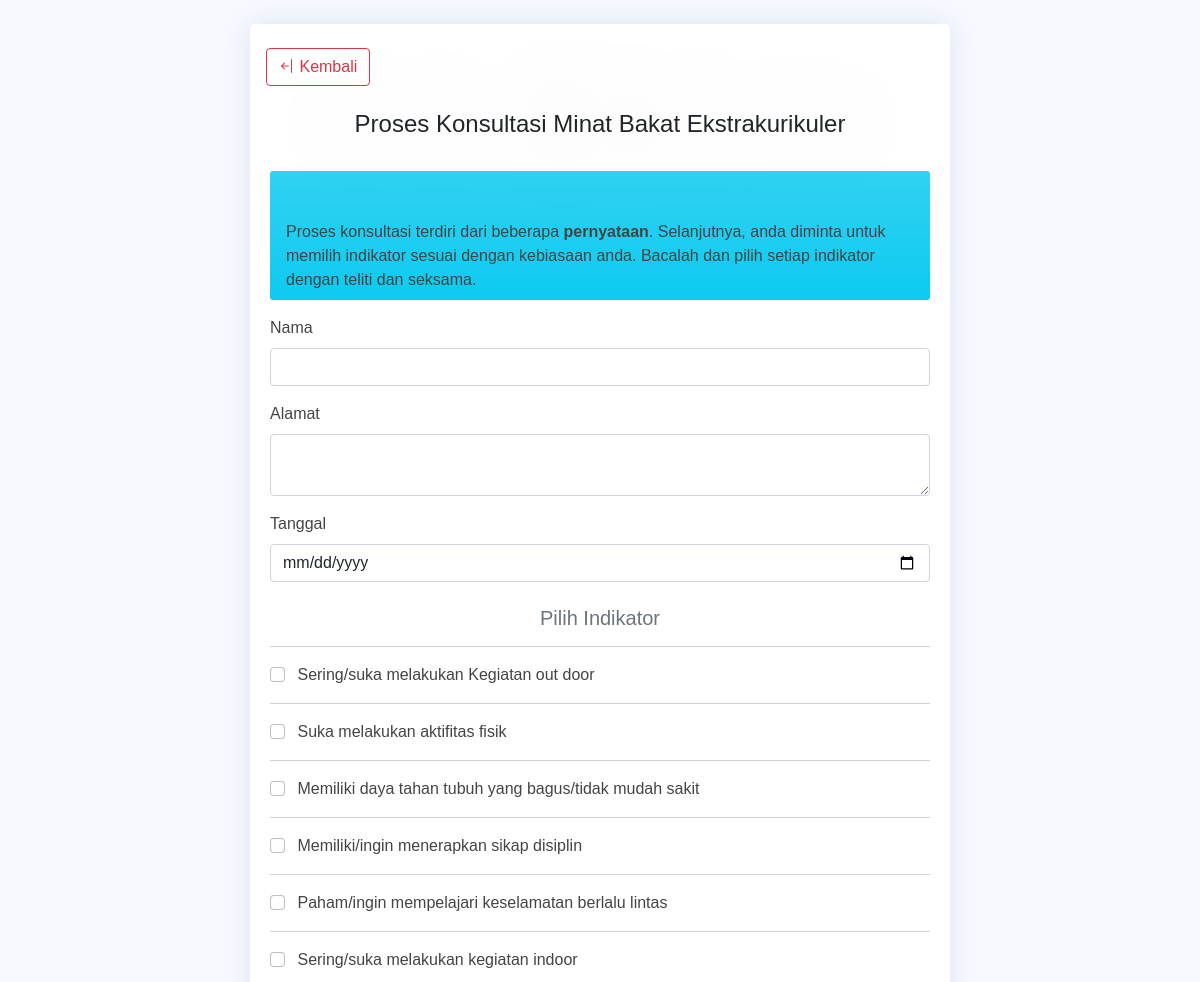
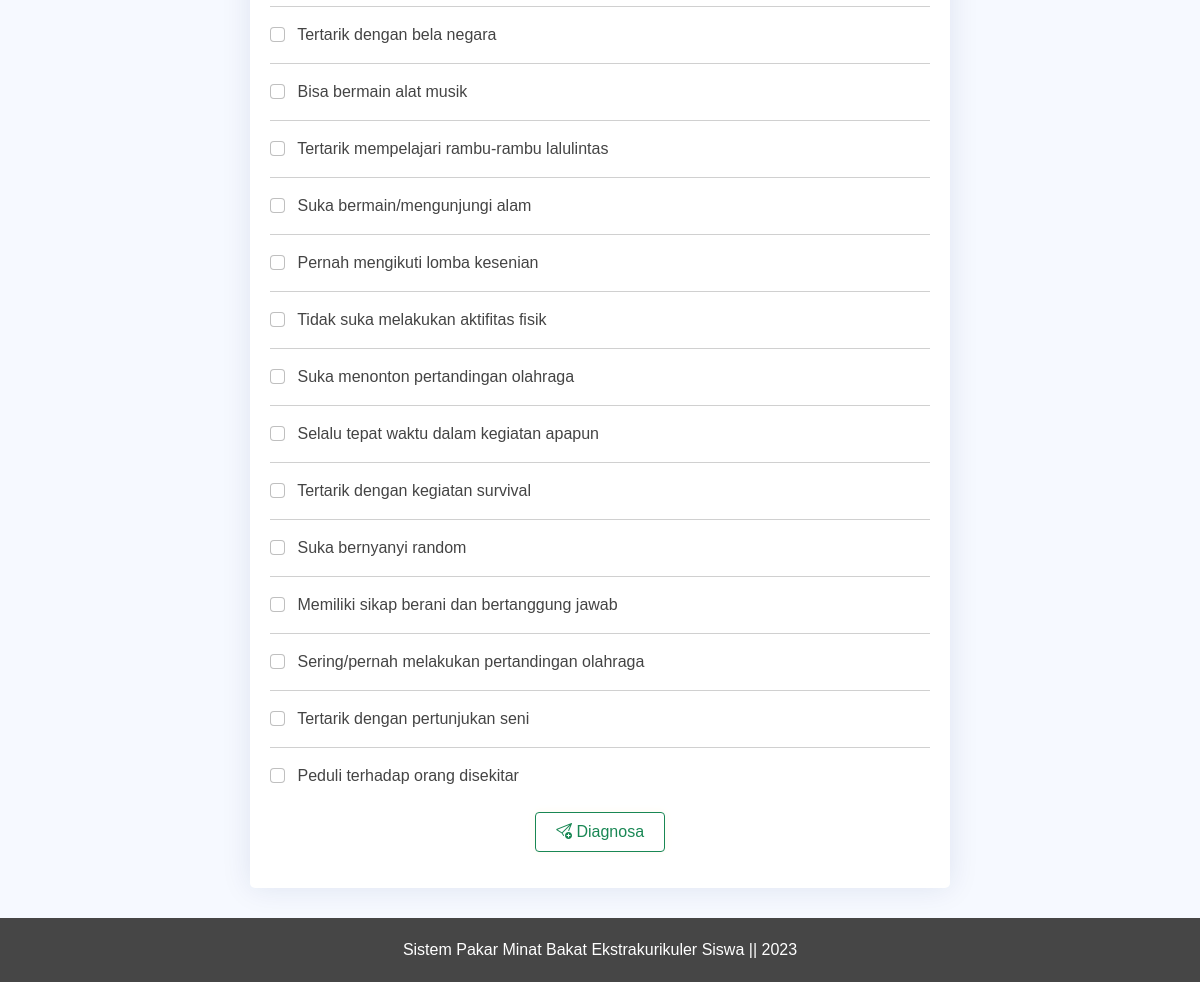
The page /konsultasi.php on the database its author committed (2 pictures, top to bottom).
### tables this page shows
CREATE TABLE `tb_indikator` (
  `id` int(11) NOT NULL,
  `kode_indikator` varchar(3) DEFAULT NULL,
  `indikator` text
);

### konsultasi.php (the view, shortened to what this page needs)
<section>
  <head>
    <link href="https://cdn.jsdelivr.net/npm/bootstrap@5.0.2/dist/css/bootstrap.min.css" rel="stylesheet" />
    <link rel="stylesheet" href="https://cdn.jsdelivr.net/npm/bootstrap-icons@1.11.1/font/bootstrap-icons.css">
    <link rel="stylesheet" href="https://cdn.jsdelivr.net/npm/flatpickr/dist/flatpickr.min.css">
    <link rel="stylesheet" href="css/style.css">
    <link rel="stylesheet" href="css/animate.css">
  </head>
  <body>
    <?php
    include 'koneksi.php';
    ?>
    <div class="card mt-4 col-md-7 mx-auto">
      <div class="mt-4">
        <a href="index.php" type="button" class="btn btn-outline-danger btn-md ms-3">
          <i class="bi bi-arrow-bar-left"></i>
          Kembali</a>
      </div>
      <h4 class="text-dark d-flex justify-content-center mt-4">Proses Konsultasi Minat Bakat Ekstrakurikuler</h4>
      <div class="card-body">
        <div class="bg-info bg-gradient rounded-1">
          <p class="ms-3 me-2 pb-2">Proses konsultasi terdiri dari beberapa <strong>pernyataan</strong>. Selanjutnya, anda diminta untuk memilih indikator sesuai dengan kebiasaan anda. Bacalah dan pilih setiap indikator dengan teliti dan seksama.</p>
        </div>
        <form action="hasilkonsultasi.php" method="POST">
          <div class="mb-3">
            <label for="namauser" class="form-label">Nama</label>
            <input type="text" name="namauser" class="form-control" id="namauser" aria-describedby="Nama" required>
          </div>
          <div class="mb-3">
            <label for="alamatuser" class="form-label">Alamat</label>
            <textarea name="alamatuser" id="alamatuser" class="form-control" required></textarea>
          </div>
          <div class="mb-3">
            <label for="tanggal" class="form-label">Tanggal</label>
            <input type="date" name="tanggal" class="form-control" id="datepicker" required>
          </div>
          <h5 class="text-secondary text-center mt-4">Pilih Indikator</h5>
          <?php
          $sqli = "SELECT * FROM tb_indikator";
          $result = $koneksi->query($sqli);
          while ($row = $result->fetch_object()) {
            echo "<hr>";
            echo "<label class='form-check-label' for='checkbox{$row->id}' style='cursor: pointer;'>";
            echo "<input style='cursor: pointer; width:15px;height:15px;' class='form-check-input' type='checkbox' id='checkbox{$row->id}' name='list_indikator[]' value='{$row->id}'";
            if (isset($_POST['list_indikator']) && in_array($row->id, $_POST['list_indikator'])) {
              echo " checked";
            }
            echo ">&ensp; {$row->indikator}</label><br>";
          }
          ?>
          <div class="mt-4 text-center">
            <button class="btn btn-outline-success btn-md" onclick="return validateForm();" style="width: 130px; height: 40px; cursor: pointer; box-shadow: 0 0 10px rgb(255, 250, 240);">
              <i class="bi bi-send-plus"></i></i> Diagnosa</button>
          </div>
        </form>
      </div>
    </div>
  </body>
  <footer class="footer">Sistem Pakar Minat Bakat Ekstrakurikuler Siswa || 2023</footer>
</section>

### css/style.css (style rules this page uses)
.h3, h4 { text-shadow: 0 0 100px rgba(0, 0, 0, 0.8); backdrop-filter: blur(10px); }
.footer { text-align: center; color: white; background-color: rgb(70, 70, 70); padding: 20px; }
body { font-family: "Poppins", sans-serif; background: #f6f9ff; color: #444444; }
a { color: #4154f1; text-decoration: none; }
h1, h2, h3, h4, h5, h6 { font-family: "Poppins", sans-serif; }
.card { margin-bottom: 30px; border: none; border-radius: 5px; box-shadow: 0px 0 30px rgba(1, 41, 112, 0.1); }
.card-body { padding: 0 20px 20px 20px; }

### rows shown on the page
tb_indikator: indikator "Sering/suka melakukan Kegiatan out door"
tb_indikator: indikator "Suka melakukan aktifitas fisik"
tb_indikator: indikator "Memiliki daya tahan tubuh yang bagus/tidak mudah sakit"
tb_indikator: indikator "Memiliki/ingin menerapkan sikap disiplin"
tb_indikator: indikator "Paham/ingin mempelajari keselamatan berlalu lintas"
tb_indikator: indikator "Sering/suka melakukan kegiatan indoor"
tb_indikator: indikator "Tertarik dengan bela negara"
tb_indikator: indikator "Bisa bermain alat musik"
tb_indikator: indikator "Tertarik mempelajari rambu-rambu lalulintas"
tb_indikator: indikator "Suka bermain/mengunjungi alam"
tb_indikator: indikator "Pernah mengikuti lomba kesenian"
tb_indikator: indikator "Tidak suka melakukan aktifitas fisik"
tb_indikator: indikator "Suka menonton pertandingan olahraga"
tb_indikator: indikator "Selalu tepat waktu dalam kegiatan apapun"
tb_indikator: indikator "Tertarik dengan kegiatan survival"
tb_indikator: indikator "Suka bernyanyi random"
tb_indikator: indikator "Memiliki sikap berani dan bertanggung jawab"
tb_indikator: indikator "Sering/pernah melakukan pertandingan olahraga"
tb_indikator: indikator "Tertarik dengan pertunjukan seni"
tb_indikator: indikator "Peduli terhadap orang disekitar"
